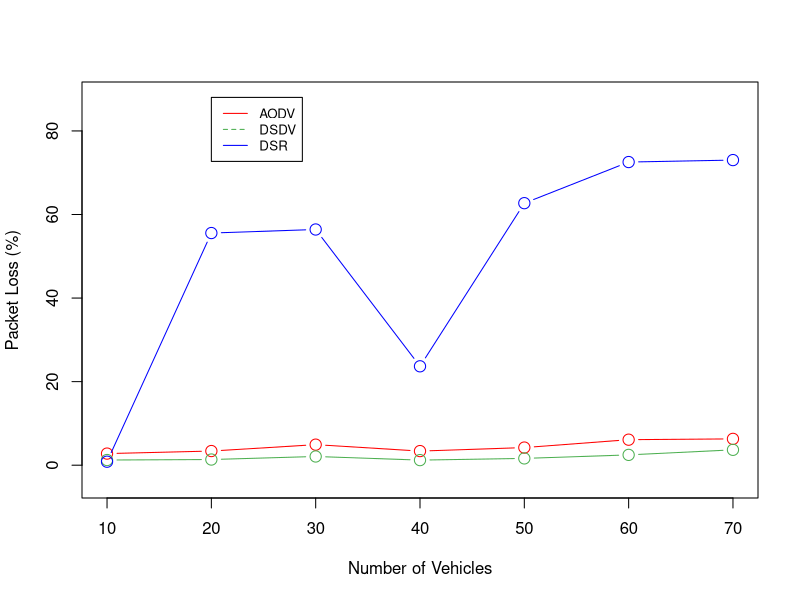

This chart was generated by the following R code:
x=c(seq(10,70,10))
# aodv
y=c(97.22,96.61,95.08,96.62,95.78,93.89,93.70)
# dsdv
y1 = c(98.76,98.64,97.91,98.78,98.37,97.53,96.32)
# dsr
y2 = c(99.16,44.44,43.59,76.33,37.29,27.45,26.98)

y = 100-y
y1 = 100-y1
y2 = 100-y2

y

y1

y2

setwd("~/Documents/Vanet-Guindy/")

png("PacketLoss.png")

plot(x,y,type="b", col = "red", xlab = "Number of Vehicles", ylab = "Packet Loss (%)", xlim = c(min(x),max(x)), ylim = c(min(y,y1,y2)-5, max(y,y1,y2)+15), cex=1.5)

lines(x,y1,col="#4CAF50",type="b", cex = 1.5)

lines(x,y2,col="blue",type="b", cex = 1.5)

legend(20, max(y,y1,y2)+15, legend=c("AODV", "DSDV", "DSR"),
       col=c("red", "#4CAF50", "blue"), lty=1:2, cex=0.8)

dev.off()